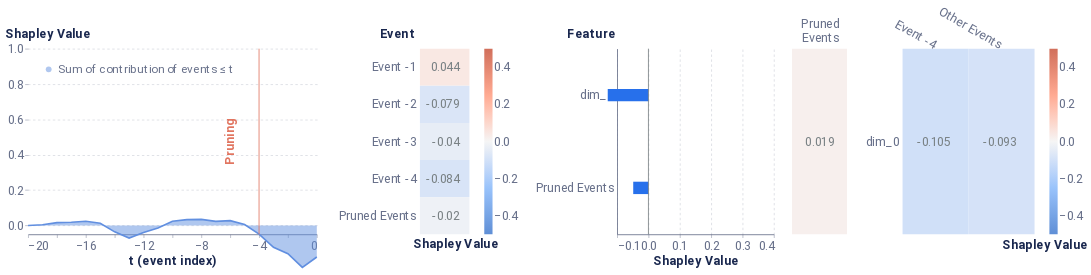

The cell this chart's notebook holds for it:
### Code cell
max_event = array.argmax()
local_event_explaination(max_event)

### Figure 1 — Vega-Lite specification as saved in the notebook (floating-point values rounded to 4 significant figures)
{"config": {"axis": {"domain": true, "domainColor": "#666F89", "grid": false, "gridCap": "round", "gridColor": "#B3B7C4", "gridDash": [2, 4], "gridWidth": 0.5, "labelColor": "#666F89", "labelFont": "Roboto, Arial, sans-serif", "labelPadding": 2, "tickColor": "#666F89", "tickOpacity": 0.5, "tickSize": 4, "titleColor": "#19274E", "titleFont": "Roboto, Arial, sans-serif", "titleFontSize": 12}, "axisBand": {"domain": true, "labelPadding": 4, "ticks": false}, "axisY": {"domain": false, "titleAlign": "left", "titleAngle": 0, "titleX": -20, "titleY": -10}, "legend": {"labelColor": "#666F89", "labelFont": "Roboto, Arial, sans-serif", "labelFontSize": 12, "symbolSize": 40, "titleColor": "#19274E", "titleFont": "Roboto, Arial, sans-serif", "titleFontSize": 12, "titlePadding": 4}, "arc": {"stroke": "#FFFFFF", "strokeWidth": 1}, "bar": {"fill": "#2770EB", "stroke": null}, "line": {"stroke": "#2770EB", "strokeWidth": 2}, "path": {"stroke": "#2770EB", "strokeWidth": 0.5}, "point": {"fill": "#2770EB", "shape": "circle", "filled": true}, "rect": {"fill": "#2770EB"}, "rule": {"stroke": "#666F89"}, "shape": {"stroke": "#2770EB"}, "text": {"color": "#19274E", "font": "Roboto, Arial, sans-serif", "fontSize": 12}, "range": {"category": ["#2770EB", "#77B98A", "#DA5252", "#FFC400", "#A87AEA", "#00A39E", "#19274E"], "diverging": ["#006360", "#2BB3AE", "#96D9D7", "#FFFFFF", "#EDAAAA", "#DA5252", "#811D1D"], "heatmap": ["#18448F", "#1B4EA5", "#2770EB", "#4C88EE", "#82ACF3", "#A6C4F7", "#E9F1FD"], "ramp": ["#18448F", "#1B4EA5", "#2770EB", "#4C88EE", "#82ACF3", "#A6C4F7", "#E9F1FD"]}, "background": "#FFFFFF", "group": {"fill": "#FFFFFF"}, "header": {"labelColor": "#19274E", "labelFont": "Roboto, Arial, sans-serif", "labelFontSize": 12, "titleColor": "#19274E", "titleFont": "Roboto, Arial, sans-serif", "titleFontSize": 16}, "title": {"anchor": "start", "color": "#19274E", "font": "Roboto, Arial, sans-serif", "fontSize": 20, "fontWeight": "bold", "offset": 20, "subtitleColor": "#19274E", "subtitleFontSize": 16}, "view": {"continuousHeight": 300, "continuousWidth": 400, "stroke": "transparent"}}, "hconcat": [{"layer": [{"mark": {"type": "area", "opacity": 0.5}, "encoding": {"color": {"field": "Coalition", "legend": {"fillColor": "white", "labelFontSize": 14, "labelLimit": 0, "orient": "top-left", "symbolSize": 50, "symbolStrokeWidth": 0, "title": null}, "scale": {"domain": ["Sum of contribution of events ≤ t"], "range": ["#618FE0"]}, "type": "nominal"}, "x": {"axis": {"labelFontSize": 15, "title": "t (event index)", "titleFontSize": 15}, "field": "t (event index)", "type": "quantitative"}, "y": {"axis": {"grid": true, "labelFontSize": 15, "titleFontSize": 15, "titleX": -28}, "field": "Shapley Value", "scale": {"domain": [-0.05, 1]}, "type": "quantitative"}}}, {"mark": "line", "encoding": {"color": {"field": "Coalition", "legend": {"fillColor": "white", "labelFontSize": 14, "labelLimit": 0, "orient": "top-left", "symbolSize": 50, "symbolStrokeWidth": 0, "title": null}, "scale": {"domain": ["Sum of contribution of events ≤ t"], "range": ["#618FE0"]}, "type": "nominal"}, "x": {"axis": {"labelFontSize": 15, "title": "t (event index)", "titleFontSize": 15}, "field": "t (event index)", "type": "quantitative"}, "y": {"axis": {"grid": true, "labelFontSize": 15, "titleFontSize": 15, "titleX": -28}, "field": "Shapley Value", "scale": {"domain": [-0.05, 1]}, "type": "quantitative"}}}, {"data": {"name": "data-4429b804e29650be65567f2c49b58188"}, "mark": {"type": "rule", "color": "#E17560"}, "encoding": {"x": {"field": "x", "type": "quantitative"}}}, {"data": {"name": "data-f771a1a1dc088456432b45369c8967a2"}, "mark": {"type": "text", "angle": 270, "color": "#E17560", "fontSize": 15, "fontWeight": "bold", "text": "Pruning"}, "encoding": {"x": {"field": "x", "type": "quantitative"}}}], "data": {"name": "data-febdb6bf16102a61bae9056160ab17d7"}, "height": 225, "width": 350}, {"layer": [{"mark": "rect", "encoding": {"color": {"field": "rounded", "legend": {"gradientLength": 225, "gradientThickness": 10, "labelFontSize": 15, "orient": "right"}, "scale": {"domain": [-0.5, 0.5], "range": ["#5f8fd6", "#99c3fb", "#f5f5f5", "#ffaa92", "#d16f5b"]}, "title": null, "type": "quantitative"}, "x": {"axis": {"title": "Shapley Value", "titleFontSize": 15}, "field": "column", "type": "ordinal"}, "y": {"axis": {"domain": false, "labelFontSize": 15, "title": "Event", "titleFontSize": 15, "titleX": -49}, "field": "Feature", "sort": ["Event -1", "Event -2", "Event -3", "Event -4", "Pruned Events"], "type": "ordinal"}}}, {"mark": {"type": "text", "align": "right", "baseline": "middle", "color": "#798184", "dx": 18, "fontSize": 15}, "encoding": {"text": {"field": "rounded_str", "type": "nominal"}, "x": {"axis": {"domain": false, "labels": false, "title": "Shapley Value", "titleX": 43}, "field": "column", "type": "ordinal"}, "y": {"axis": {"domain": false, "labelFontSize": 15, "title": "Event", "titleFontSize": 15, "titleX": -49}, "field": "Feature", "sort": ["Event -1", "Event -2", "Event -3", "Event -4", "Pruned Events"], "type": "ordinal"}}}], "data": {"name": "data-a38e47c58c0afc745a193ce38233274e"}, "height": 225, "width": 60}, {"layer": [{"data": {"name": "data-e12dc76eb4760ed93d24dfcaec4424ae"}, "mark": {"type": "bar", "size": 15, "thickness": 1}, "encoding": {"x": {"axis": {"grid": true, "labelFontSize": 15, "title": "Shapley Value", "titleFontSize": 15}, "field": "Shapley Value", "scale": {"domain": [-0.1, 0.4]}, "type": "quantitative"}, "y": {"axis": {"labelFontSize": 15, "title": "Feature", "titleFontSize": 15, "titleX": -61}, "field": "Feature", "sort": {"field": "sort_col", "order": "descending"}, "type": "nominal"}}}, {"data": {"name": "data-9c00aa9dc2b1c1a0b4bf9b34ead12925"}, "mark": {"type": "rule", "color": "#798184"}, "encoding": {"x": {"field": "x", "type": "quantitative"}}}], "height": 225, "width": 190}, {"hconcat": [{"layer": [{"mark": "rect", "encoding": {"color": {"field": "rounded", "legend": null, "scale": {"domain": [-0.5, 0.5], "range": ["#5f8fd6", "#99c3fb", "#f5f5f5", "#ffaa92", "#d16f5b"]}, "title": null, "type": "quantitative"}, "x": {"axis": {"titleFontSize": 15}, "field": "Event", "type": "nominal"}, "y": {"axis": {"domain": false, "labels": false, "title": null}, "field": "Feature", "type": "nominal"}}}, {"mark": {"type": "text", "align": "right", "baseline": "middle", "color": "#798184", "dx": 18, "fontSize": 15}, "encoding": {"text": {"field": "rounded_str", "type": "nominal"}, "x": {"axis": {"domain": false, "labelAngle": 0, "labelFontSize": 15, "labelOffset": 24, "labelPadding": 30, "orient": "top", "title": null}, "field": "Event", "type": "nominal"}, "y": {"axis": {"domain": false, "labels": false, "title": null}, "field": "Feature", "type": "nominal"}}}], "data": {"name": "data-25e68bf8d119cce61e47b319442c8daf"}, "height": 225, "width": 66.67}, {"layer": [{"mark": "rect", "encoding": {"color": {"field": "rounded", "legend": {"gradientLength": 225, "gradientThickness": 10, "labelFontSize": 15, "orient": "right"}, "scale": {"domain": [-0.5, 0.5], "range": ["#5f8fd6", "#99c3fb", "#f5f5f5", "#ffaa92", "#d16f5b"]}, "title": null, "type": "quantitative"}, "x": {"axis": {"titleFontSize": 15}, "field": "Event", "sort": ["Event -4"], "type": "nominal"}, "y": {"axis": {"domain": false, "labelFontSize": 15, "title": null}, "field": "Feature", "sort": ["dim_0"], "type": "nominal"}}}, {"mark": {"type": "text", "align": "right", "baseline": "middle", "color": "#798184", "dx": 18, "fontSize": 15}, "encoding": {"text": {"field": "rounded_str", "type": "nominal"}, "x": {"axis": {"domain": false, "labelAngle": 30, "labelFontSize": 15, "orient": "top", "title": "Shapley Value", "titleX": 172, "titleY": 245}, "field": "Event", "sort": ["Event -4"], "type": "nominal"}, "y": {"axis": {"domain": false, "labelFontSize": 15, "title": null}, "field": "Feature", "sort": ["dim_0"], "type": "nominal"}}}], "data": {"name": "data-7730b7dcef01d8faeb6b876ea4c3f77d"}, "height": 225, "width": 160}], "resolve": {"scale": {"color": "independent"}}}], "resolve": {"scale": {"color": "independent"}}, "$schema": "https://vega.github.io/schema/vega-lite/v4.17.0.json", "datasets": {"data-febdb6bf16102a61bae9056160ab17d7": [{"Coalition": "Sum of contribution of events > t", "t (event index)": 0, "Shapley Value": -2.98e-08}, {"Coalition": "Sum of contribution of events ≤ t", "t (event index)": 0, "Shapley Value": -0.1784}, {"Coalition": "Sum of contribution of events > t", "t (event index)": -1, "Shapley Value": 0.05858}, {"Coalition": "Sum of contribution of events ≤ t", "t (event index)": -1, "Shapley Value": -0.237}, {"Coalition": "Sum of contribution of events > t", "t (event index)": -2, "Shapley Value": -0.01842}, {"Coalition": "Sum of contribution of events ≤ t", "t (event index)": -2, "Shapley Value": -0.16}, {"Coalition": "Sum of contribution of events > t", "t (event index)": -3, "Shapley Value": -0.05478}, {"Coalition": "Sum of contribution of events ≤ t", "t (event index)": -3, "Shapley Value": -0.1237}, {"Coalition": "Sum of contribution of events > t", "t (event index)": -4, "Shapley Value": -0.1299}, {"Coalition": "Sum of contribution of events ≤ t", "t (event index)": -4, "Shapley Value": -0.04856}, {"Coalition": "Sum of contribution of events > t", "t (event index)": -5, "Shapley Value": -0.184}, {"Coalition": "Sum of contribution of events ≤ t", "t (event index)": -5, "Shapley Value": 0.005594}, {"Coalition": "Sum of contribution of events > t", "t (event index)": -6, "Shapley Value": -0.2057}, {"Coalition": "Sum of contribution of events ≤ t", "t (event index)": -6, "Shapley Value": 0.02723}, {"Coalition": "Sum of contribution of events > t", "t (event index)": -7, "Shapley Value": -0.2016}, {"Coalition": "Sum of contribution of events ≤ t", "t (event index)": -7, "Shapley Value": 0.02318}, {"Coalition": "Sum of contribution of events > t", "t (event index)": -8, "Shapley Value": -0.2128}, {"Coalition": "Sum of contribution of events ≤ t", "t (event index)": -8, "Shapley Value": 0.03436}, {"Coalition": "Sum of contribution of events > t", "t (event index)": -9, "Shapley Value": -0.2112}, {"Coalition": "Sum of contribution of events ≤ t", "t (event index)": -9, "Shapley Value": 0.0328}, {"Coalition": "Sum of contribution of events > t", "t (event index)": -10, "Shapley Value": -0.2025}, {"Coalition": "Sum of contribution of events ≤ t", "t (event index)": -10, "Shapley Value": 0.02411}, {"Coalition": "Sum of contribution of events > t", "t (event index)": -11, "Shapley Value": -0.1636}, {"Coalition": "Sum of contribution of events ≤ t", "t (event index)": -11, "Shapley Value": -0.01484}, {"Coalition": "Sum of contribution of events > t", "t (event index)": -12, "Shapley Value": -0.1383}, {"Coalition": "Sum of contribution of events ≤ t", "t (event index)": -12, "Shapley Value": -0.04013}, {"Coalition": "Sum of contribution of events > t", "t (event index)": -13, "Shapley Value": -0.1069}, {"Coalition": "Sum of contribution of events ≤ t", "t (event index)": -13, "Shapley Value": -0.07155}, {"Coalition": "Sum of contribution of events > t", "t (event index)": -14, "Shapley Value": -0.1422}, {"Coalition": "Sum of contribution of events ≤ t", "t (event index)": -14, "Shapley Value": -0.03628}, {"Coalition": "Sum of contribution of events > t", "t (event index)": -15, "Shapley Value": -0.1911}, {"Coalition": "Sum of contribution of events ≤ t", "t (event index)": -15, "Shapley Value": 0.0127}, {"Coalition": "Sum of contribution of events > t", "t (event index)": -16, "Shapley Value": -0.2022}, {"Coalition": "Sum of contribution of events ≤ t", "t (event index)": -16, "Shapley Value": 0.02373}, {"Coalition": "Sum of contribution of events > t", "t (event index)": -17, "Shapley Value": -0.1967}, {"Coalition": "Sum of contribution of events ≤ t", "t (event index)": -17, "Shapley Value": 0.01822}, {"Coalition": "Sum of contribution of events > t", "t (event index)": -18, "Shapley Value": -0.1941}, {"Coalition": "Sum of contribution of events ≤ t", "t (event index)": -18, "Shapley Value": 0.01566}, {"Coalition": "Sum of contribution of events > t", "t (event index)": -19, "Shapley Value": -0.1822}, {"Coalition": "Sum of contribution of events ≤ t", "t (event index)": -19, "Shapley Value": 0.003763}, {"Coalition": "Sum of contribution of events > t", "t (event index)": -20, "Shapley Value": -0.1784}, {"Coalition": "Sum of contribution of events ≤ t", "t (event index)": -20, "Shapley Value": -2.98e-08}], "data-4429b804e29650be65567f2c49b58188": [{"x": -4}], "data-f771a1a1dc088456432b45369c8967a2": [{"x": -6}], "data-a38e47c58c0afc745a193ce38233274e": [{"Shapley Value": 0.04368, "Feature": "Event -1", "row": 1, "column": 1, "rounded": 0.044, "rounded_str": "0.044"}, {"Shapley Value": -0.07915, "Feature": "Event -2", "row": 2, "column": 1, "rounded": -0.079, "rounded_str": "-0.079"}, {"Shapley Value": -0.03951, "Feature": "Event -3", "row": 3, "column": 1, "rounded": -0.04, "rounded_str": "-0.04"}, {"Shapley Value": -0.08372, "Feature": "Event -4", "row": 4, "column": 1, "rounded": -0.084, "rounded_str": "-0.084"}, {"Shapley Value": -0.01974, "Feature": "Pruned Events", "row": 5, "column": 1, "rounded": -0.02, "rounded_str": "-0.02"}], "data-e12dc76eb4760ed93d24dfcaec4424ae": [{"Random seed": 42, "NSamples": 32000, "Feature": "dim_0", "Shapley Value": -0.1299, "sort_col": 0.1299}, {"Random seed": 42, "NSamples": 32000, "Feature": "Pruned Events", "Shapley Value": -0.04856, "sort_col": 0.04856}], "data-9c00aa9dc2b1c1a0b4bf9b34ead12925": [{"x": 0}], "data-25e68bf8d119cce61e47b319442c8daf": [{"Event": ["Pruned", "Events"], "Feature": "Other features", "rounded": 0.019, "rounded_str": "0.019"}], "data-7730b7dcef01d8faeb6b876ea4c3f77d": [{"Event": "Other Events", "Feature": "dim_0", "Shapley Value": -0.09304, "rounded": -0.093, "rounded_str": "-0.093"}, {"Event": "Event -4", "Feature": "dim_0", "Shapley Value": -0.1045, "rounded": -0.105, "rounded_str": "-0.105"}]}}
